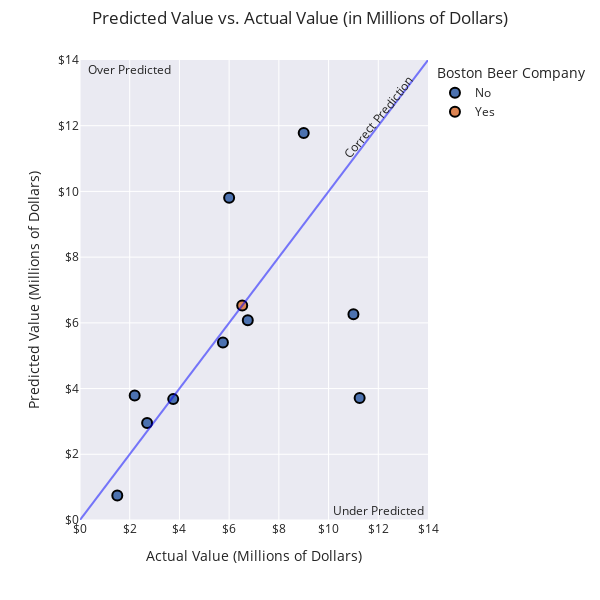

Notebook source saved alongside this figure:
### Code cell
data = all_pred

scatter1 = px.scatter(data, y='predicted(millions)', x='actual(millions)',color="Boston Beer Company",
                      width=600, height=600,
                      opacity= 1,
                      template="seaborn",
                      labels={
                         "predicted(millions)": "Predicted Value (Millions of Dollars)",
                         "actual(millions)": "Actual Value (Millions of Dollars)",
                         },
                )

scatter1.update_traces(marker=dict(size=10,
                                   line=dict(width=2,
                                             color='Black')),
                  selector=dict(mode='markers'))

scatter1.add_shape(type="line",
    x0=0, y0=0, x1=16, y1=16,
    line=dict(
        color="blue",
        width=2,
    )
)

scatter1.add_annotation(x=12, y=11.95,
            text="Correct Prediction",
            showarrow=False,
                        textangle=309,
            yshift=10)

scatter1.add_annotation(x=2, y=13.7,
            text="Over Predicted",
            showarrow=False)
            #yshift=10)

scatter1.add_annotation(x=12, y=0,
            text="Under Predicted",
            showarrow=False,
            yshift=10)

scatter1.update_layout(
    title={
        'text': "Predicted Value vs. Actual Value (in Millions of Dollars)",
        'y':0.98,
        'x':0.5,
        'xanchor': 'center',
        'yanchor': 'auto'},
     xaxis = dict(
        tick0 = 0,
         dtick=2,
         rangemode = "tozero",
         range=[0,14],
        tickformat = '$,'),
     yaxis = dict(
         tickmode = 'linear',
         dtick = 2,
         rangemode = "tozero",
         range=[0,14],
         tickformat = '$,')
)
scatter1.show()
plt.savefig(plotLoc+'Prediction-Summary.png')

### Figure 1 — Plotly figure (JSON) as saved in the notebook; plotly's stock layout.template omitted (floating-point values rounded to 4 significant figures)
{"data": [{"hovertemplate": "Boston Beer Company=No<br>Actual Value (Millions of Dollars)=%{x}<br>Predicted Value (Millions of Dollars)=%{y}<extra></extra>", "legendgroup": "No", "marker": {"color": "rgb(76,114,176)", "line": {"color": "Black", "width": 2}, "opacity": 1, "size": 10, "symbol": "circle"}, "mode": "markers", "name": "No", "orientation": "v", "showlegend": true, "type": "scatter", "x": [6.0, 9.0, 6.75, 1.5, 5.75, 11.25, 2.7, 2.2, 11.0, 3.75], "xaxis": "x", "y": [9.811, 11.78, 6.078, 0.7464, 5.404, 3.714, 2.95, 3.792, 6.263, 3.679], "yaxis": "y"}, {"hovertemplate": "Boston Beer Company=Yes<br>Actual Value (Millions of Dollars)=%{x}<br>Predicted Value (Millions of Dollars)=%{y}<extra></extra>", "legendgroup": "Yes", "marker": {"color": "rgb(221,132,82)", "line": {"color": "Black", "width": 2}, "opacity": 1, "size": 10, "symbol": "circle"}, "mode": "markers", "name": "Yes", "orientation": "v", "showlegend": true, "type": "scatter", "x": [6.526], "xaxis": "x", "y": [6.526], "yaxis": "y"}], "layout": {"annotations": [{"showarrow": false, "text": "Correct Prediction", "textangle": -51, "x": 12, "y": 11.95, "yshift": 10}, {"showarrow": false, "text": "Over Predicted", "x": 2, "y": 13.7}, {"showarrow": false, "text": "Under Predicted", "x": 12, "y": 0, "yshift": 10}], "height": 600, "legend": {"title": {"text": "Boston Beer Company"}, "tracegroupgap": 0}, "margin": {"t": 60}, "shapes": [{"line": {"color": "blue", "width": 2}, "type": "line", "x0": 0, "x1": 16, "y0": 0, "y1": 16}], "title": {"text": "Predicted Value vs. Actual Value (in Millions of Dollars)", "x": 0.5, "xanchor": "center", "y": 0.98, "yanchor": "auto"}, "width": 600, "xaxis": {"anchor": "y", "domain": [0.0, 1.0], "dtick": 2, "range": [0, 14], "rangemode": "tozero", "tick0": 0, "tickformat": "$,", "title": {"text": "Actual Value (Millions of Dollars)"}}, "yaxis": {"anchor": "x", "domain": [0.0, 1.0], "dtick": 2, "range": [0, 14], "rangemode": "tozero", "tickformat": "$,", "tickmode": "linear", "title": {"text": "Predicted Value (Millions of Dollars)"}}}}
